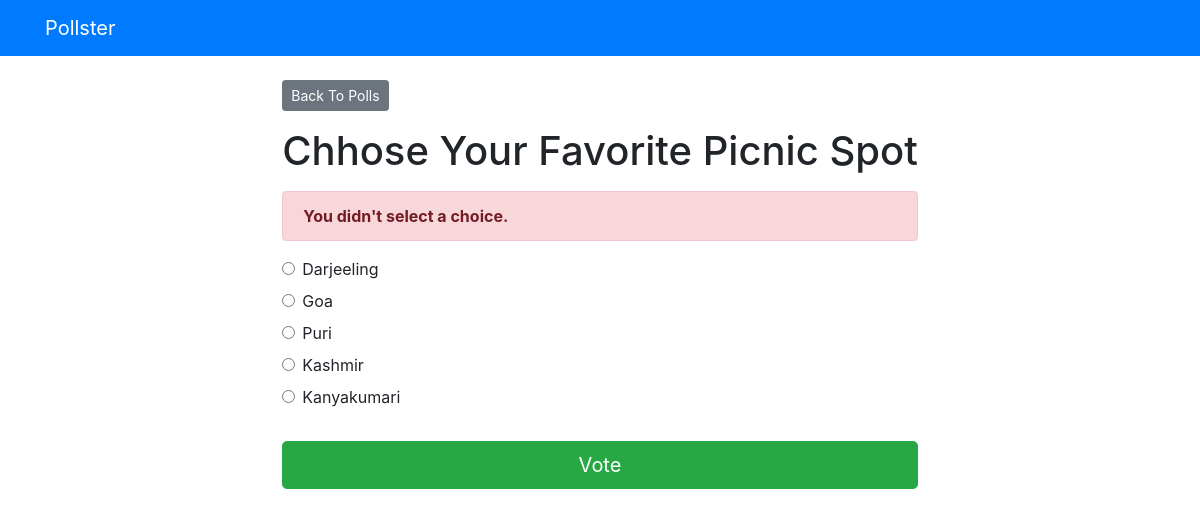
The page /polls/4/vote/ on the database its author committed.
### polls/models.py (models this page shows, shortened)
class Question(models.Model):
    question_text = models.CharField(max_length=200)
    pub_date = models.DateTimeField('date published')

class Choice(models.Model):
    question = models.ForeignKey(Question, on_delete=models.CASCADE)
    choice_text = models.CharField(max_length=200)
    votes = models.IntegerField(default=0)

### polls/views.py (the view)
# urls.py: path('<int:question_id>/vote/', views.vote, name='vote'),
def vote(request, question_id):
    question = get_object_or_404(Question, pk=question_id)
    try:
        selected_choice = question.choice_set.get(pk=request.POST['choice'])
    except (KeyError, Choice.DoesNotExist):
        return render(request, 'polls/detail.html', {
            'question': question,
            'error_message': "You didn't select a choice.",
        })
    else:
        selected_choice.votes += 1
        selected_choice.save()
        return HttpResponseRedirect(reverse('polls:results', args=(question.id,)))

### templates/polls/detail.html (shortened to what this page needs)
{% extends 'base.html' %}
{% block content %}
<a class = "btn btn-secondary btn-sm mb-3" href = "{% url 'polls:index' %}">Back To Polls</a>
<h1 class = "text-center mb-3">{{question.question_text}}</h1>
{% if error_message %}
<p class = "alert alert-danger">
<strong>{{error_message}}</strong>
</p>
{% endif %}
<form action = "{% url 'polls:vote' question.id %}" method = "post">
    {% for choice in question.choice_set.all %}
    <div class = "form-check">
    <input type = "radio" name = "choice" class = "form-check-input" id = "choice{{ forloop.counter }}"
    value = "{{ choice.id }}" />
    <label for = "choice{{ forloop.counter }}">{{choice.choice_text}}</label>
    </div>
    {% endfor %}
    <input type = "submit" value = "Vote" class = "btn btn-success btn-lg btn-block mt-4" />
</form>
{% endblock %}

### rows shown on the page
Question: question_text "Chhose Your Favorite Picnic Spot"
Choice: choice_text "Darjeeling"
Choice: choice_text "Goa"
Choice: choice_text "Puri"
Choice: choice_text "Kashmir"
Choice: choice_text "Kanyakumari"

### other values the page prints
{{ error_message }} "You didn't select a choice."
